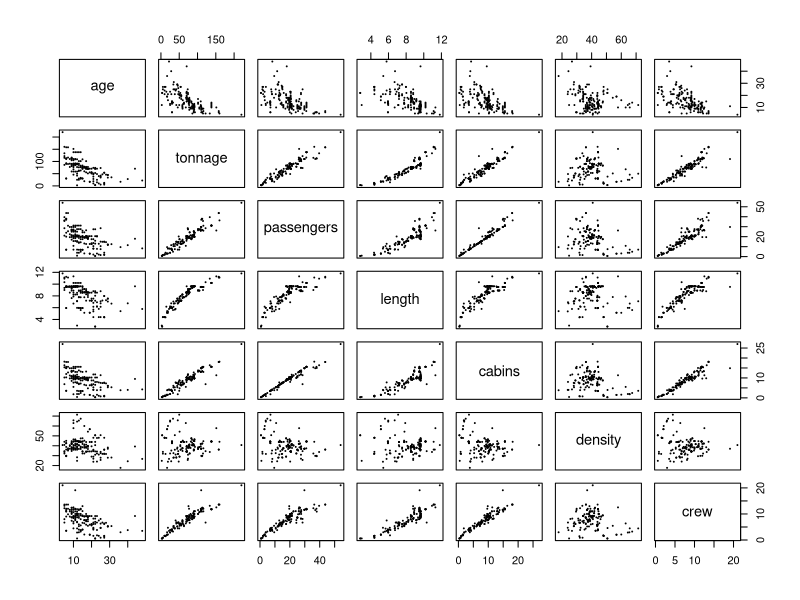
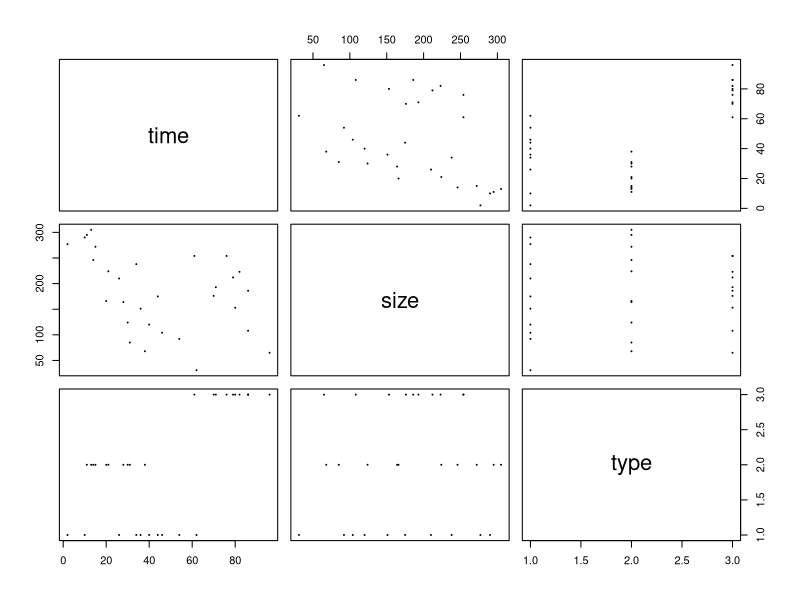

Source code (R) for these figures, in order: (Note: this script raises an error after producing the figures.)
# STAT 6430
# Day 8 -- R
#
# More multiple regression!
#

# Team Questions:
# 1. Upload the file "cruise01.csv" into R.  This data set contains 
#    records from 158 cruise ships, including crew size (the response
#    variable for this discussion) and six quantitative variables.
# 2. Make a scatter plot matrix of the data.
# 3. Use the methods described above to which linear linear models
#    seem to best fit this data.
# 4. Test your models with cross validation: Select 58 random records,
#    and develop each model based on this subset.  Then use your models to
#    compute the MSE's when predicting for the remaining 100 records.

cruise01 = read.csv("cruise01.csv", header = TRUE)
View(cruise01)  

plot(cruise01,pch=20,cex=.2)

library(leaps)
cruise_all<-regsubsets(crew~.,data=cruise01)
summary(cruise_all)
summary(cruise_all)$rsq    # R^2
summary(cruise_all)$adjr2  # adjusted R^2
summary(cruise_all)$cp     # Mallow's C_p (smaller is better)
summary(cruise_all)$bic    # Bayes Information Criterion (negative OK)

set<-sample(1:158,size=58)
trainer <- cruise01[set, ]
test <- cruise01[-set, ]

cruise_lm<-lm(crew~passengers+length+tonnage+cabins,data=trainer)
cruise_lm_full<-lm(crew~.,data=trainer)
preds<-predict(cruise_lm,newdata=test)


mean((data.frame(preds)$preds-test$crew)^2)

# Let's look at a new data set "insurance01.csv" that
# contains data on the time (months) until the first
# claim, the size ($) of the claim, and the type of claim.
# Note that type is a categorical variable.

ins01 = read.csv("insurance01.csv", header = TRUE)
View(ins01)  

plot(ins01,pch=20,cex=.2)

# Here's what we get from the lm function, treating "time"
# as the response variable.

ins01.lm <- lm(time~., data=ins01)
summary(ins01.lm)

# R automatically recognizes strings as categorical variables, and
# the lm function treats them as such, creating the appropriate
# dummy variables.

# Here's the insurance data again, this time with "type" coded using
# 1, 2, and 3:

ins02 = read.csv("insurance02.csv", header = TRUE)
View(ins02)  

# Here's what we get this time from the lm function:

ins02.lm <- lm(time~., data=ins02)
summary(ins02.lm)

# It's not the same because the 0-1-2 coding of "type"
# makes R think this is a quantitative variable when it is
# not.  This can be changed with the "factor" function.

ins02$type <- factor(ins02$type)
ins02.lm <- lm(time~., data=ins02)
summary(ins02.lm)
summary(ins01.lm)

# Next load the data set "cruise02.csv" which has two more
# columns of data than cruise01.

cruise02 <- read.csv("cruise02.csv",header = TRUE)
cruise2_all<-regsubsets(crew~.,data=cruise02)
summary(lm(crew~.-name,data=cruise02))

# Team Questions
# 1. Does it make sense to consider both the new variables in the
#    model?  (Based on your judgement, not computation.)
# 2. If it seems to make sense to include one or more of the new
#    variables, then try them out in a regression model.  Do you
#    end up with a result different than you got without the 
#    new data?

# Team Questions
# 1. Upload the data "hitters.csv" into R.
# 2. Develop your preferred linear model with "Salary" as the response
#    variable.
